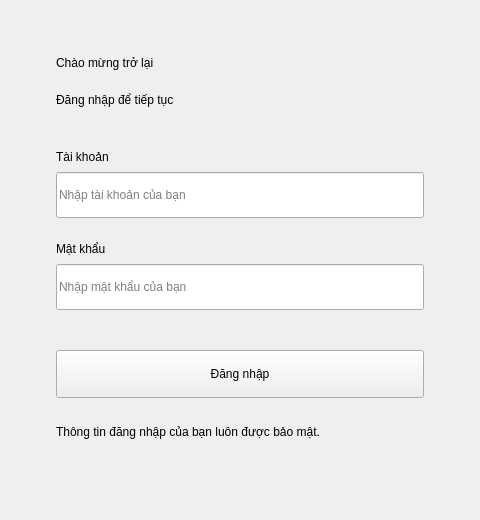
<?xml version="1.0" encoding="UTF-8"?>
<ui version="4.0">
 <class>Form</class>
 <widget class="QWidget" name="Form">
  <property name="geometry">
   <rect>
    <x>0</x>
    <y>0</y>
    <width>480</width>
    <height>520</height>
   </rect>
  </property>
  <property name="contextMenuPolicy">
   <enum>Qt::PreventContextMenu</enum>
  </property>
  <property name="windowTitle">
   <string>Đăng nhập</string>
  </property>
  <widget class="QLabel" name="tieu_de">
   <property name="geometry">
    <rect>
     <x>56</x>
     <y>42</y>
     <width>368</width>
     <height>42</height>
    </rect>
   </property>
   <property name="text">
    <string>Chào mừng trở lại</string>
   </property>
  </widget>
  <widget class="QLabel" name="mo_ta">
   <property name="geometry">
    <rect>
     <x>56</x>
     <y>88</y>
     <width>368</width>
     <height>24</height>
    </rect>
   </property>
   <property name="text">
    <string>Đăng nhập để tiếp tục</string>
   </property>
  </widget>
  <widget class="QLabel" name="o_taikhoan">
   <property name="geometry">
    <rect>
     <x>56</x>
     <y>146</y>
     <width>368</width>
     <height>22</height>
    </rect>
   </property>
   <property name="text">
    <string>Tài khoản</string>
   </property>
  </widget>
  <widget class="QLabel" name="o_matkhau">
   <property name="geometry">
    <rect>
     <x>56</x>
     <y>238</y>
     <width>368</width>
     <height>22</height>
    </rect>
   </property>
   <property name="text">
    <string>Mật khẩu</string>
   </property>
  </widget>
  <widget class="QLineEdit" name="o_nhap_tai_khoan">
   <property name="geometry">
    <rect>
     <x>56</x>
     <y>172</y>
     <width>368</width>
     <height>46</height>
    </rect>
   </property>
   <property name="placeholderText">
    <string>Nhập tài khoản của bạn</string>
   </property>
  </widget>
  <widget class="QLineEdit" name="o_nhap_mat_khau">
   <property name="geometry">
    <rect>
     <x>56</x>
     <y>264</y>
     <width>368</width>
     <height>46</height>
    </rect>
   </property>
   <property name="echoMode">
    <enum>QLineEdit::Password</enum>
   </property>
   <property name="placeholderText">
    <string>Nhập mật khẩu của bạn</string>
   </property>
  </widget>
  <widget class="QPushButton" name="nut_dang_nhap">
   <property name="geometry">
    <rect>
     <x>56</x>
     <y>350</y>
     <width>368</width>
     <height>48</height>
    </rect>
   </property>
   <property name="text">
    <string>Đăng nhập</string>
   </property>
  </widget>
  <widget class="QLabel" name="loi_nhac">
   <property name="geometry">
    <rect>
     <x>56</x>
     <y>420</y>
     <width>368</width>
     <height>24</height>
    </rect>
   </property>
   <property name="text">
    <string>Thông tin đăng nhập của bạn luôn được bảo mật.</string>
   </property>
  </widget>
 </widget>
 <resources/>
 <connections/>
</ui>
